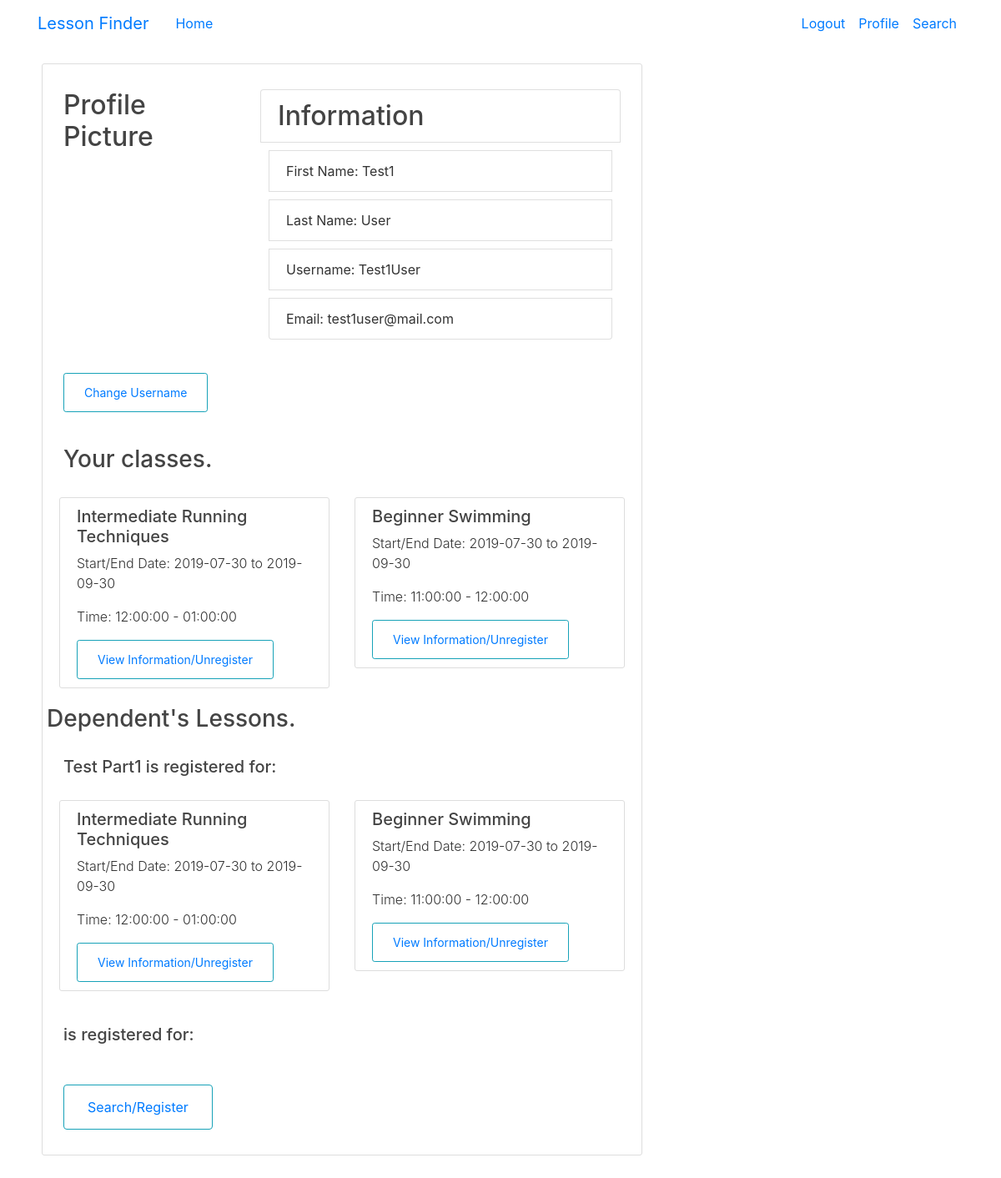
The app's page /profile (signed in) with its own data.
### lessonfinder/models.py (models this page shows, shortened)
class User(db.Model, UserMixin):
    id = db.Column(db.Integer, primary_key=True)
    active = db.Column(db.Boolean(), nullable=False)
    fName = db.Column(db.String(50), nullable=False)
    lName = db.Column(db.String(50), nullable=False)
    email = db.Column(db.String(50), unique=True, nullable=False)
    birthday = db.Column(db.Date, nullable=False)
    username = db.Column(db.String(30), unique=True, nullable=False)
    password = db.Column(db.String(60), nullable=False)
    lessons = db.relationship('Lesson', secondary=lessons, backref=db.backref('selfParticipant', lazy='dynamic'))
    dependents = db.relationship('Participant', backref=db.backref('guardian'))

class Lesson(db.Model):
    id = db.Column(db.Integer, primary_key=True)
    name = db.Column(db.String(100), nullable=False)
    startDate = db.Column(db.Date, nullable=False)
    endDate = db.Column(db.Date, nullable=False)
    startTime = db.Column(db.Time, nullable=False)
    endTime = db.Column(db.Time, nullable=False)
    contactEmail = db.Column(db.String(250), nullable=False)
    level = db.Column(db.Integer)
    location = db.Column(db.String(50), nullable=False)
    organizationId = db.Column(db.Integer(), db.ForeignKey('organization.id'), nullable=False)
    instructor = db.Column(db.String(50), nullable=False)
    desc = db.Column(db.String(200))
    cap = db.Column(db.Integer, nullable=False)
    day = db.Column(db.String, nullable=False)

class Participant(db.Model, UserMixin):
    id = db.Column(db.Integer, primary_key=True)
    fName = db.Column(db.String(50), nullable=False)
    lName = db.Column(db.String(50), nullable=False)
    contactNum = db.Column(db.String(12))
    contactEmail = db.Column(db.String(50), nullable=False)
    user = db.Column(db.Integer, db.ForeignKey('user.id'))
    lessons = db.relationship('Lesson', secondary=depLessons, backref=db.backref('participants', lazy='dynamic'))

### lessonfinder/routes.py (the view)
@app.route("/profile")
@login_required
def profile():
    if current_user.is_authenticated:
        lessons = current_user.lessons
        dependents = current_user.dependents
        depLessons = []
        for dependent in dependents:
            for lesson in dependent.lessons:
                depLessons.append(lesson)
        return render_template('profile.html', title="Profile",
                               lessons=lessons, dependents=dependents, depLessons=depLessons)

### lessonfinder/templates/profile.html (shortened to what this page needs)
{% extends "layout2.html" %}
{% block content %}
        <div class="content-section">
            <div class="row">
                <div class="col-md-4">
                    <h2>Profile Picture</h2>
                </div>
                <div class="col-md-8">
                    <h2 class="list-group-item">Information</h2>
                    <li class="list-group-item" name="fName">First Name: {{ current_user.fName }}</li>
                    <li class="list-group-item" name="lName">Last Name: {{ current_user.lName }}</li>
                    <li class="list-group-item" name="lName">Username: {{ current_user.username }}</li>
                    <li class="list-group-item" name="email">Email: {{ current_user.email }}</li>
                </div>
            </div>
            <div  class="row">
                <div class="col-md-4">
                    <button class="btn btn-outline-info btn-sm">
                        <a class="nav-item nav-link" href="{{ url_for('update_username') }}">
                            Change Username
                        </a>
                    </button>
                </div>
            </div>
            <div class="row">
                <div class="col-md-12">
                    <h3>Your classes.</h3>
                </div>
            </div>
            <div class="row">
                {% for lesson in lessons %}
                <div class="col-md-6">
                    <article class="media content-section">
                        <div class="media-body">
                            <h5 class="article-content">{{ lesson.name }}</h5>
                            <p class="font-weight-light">Start/End Date: {{ lesson.startDate }} to {{ lesson.endDate }}</p>
                            <p class="font-weight-light">Time: {{ lesson.startTime }} - {{ lesson.endTime }}</p>
                            <button class="btn btn-outline-info btn-sm">
                                <a class="nav-item nav-link" href="{{ url_for('lesson_info', lesson_id=lesson.id, user_id=current_user.id) }}">
                                    View Information/Unregister
                                </a>
                            </button>
                        </div>
                    </article>
                </div>
                {% endfor %}
            </div>
            <div class="row">
                <h3>Dependent's Lessons.</h3>
            </div>
            <div class="row">
                {% for dependent in dependents %}
                    <div class="col-md-12">
                        <h5>{{ dependent.fName }} {{ dependent.lName }} is registered for:</h5>
                    </div>
                    {% for lesson in dependent.lessons %}
                    <div class="col-md-6">
                        <article class="media content-section">
                            <div class="media-body">
                                <h5 class="article-content">{{ lesson.name }}</h5>
                                <p class="font-weight-light">Start/End Date: {{ lesson.startDate }} to {{ lesson.endDate }}</p>
                                <p class="font-weight-light">Time: {{ lesson.startTime }} - {{ lesson.endTime }}</p>
                                <button class="btn btn-outline-info btn-sm">
                                    <a class="nav-item nav-link" href="{{ url_for('dep_lesson_info', lesson_id=lesson.id, dep_id=dependent.id) }}">
                                        View Information/Unregister
                                    </a>
                                </button>
                            </div>
                        </article>
                    </div>
                    {% endfor %}
                {% endfor %}
            </div>
            <div class="row">
                <div class="col-md-4">
                    <button class="btn btn-outline-info">
                        <a class="nav-item nav-link" href="{{ url_for('search') }}">
                            Search/Register
                        </a>
                    </button>
                </div>
            </div>
        </div>
{% endblock content %}

### lessonfinder/templates/layout2.html (shortened to what this page needs)
<!DOCTYPE html>
<html>
<head>
    <link rel="stylesheet" href="https://maxcdn.bootstrapcdn.com/bootstrap/4.0.0/css/bootstrap.min.css">
    <link rel="stylesheet" type="text/css" href="{{ url_for('static', filename='sub_styles.css') }}">
</head>
<body>
    <header class="site-header">
      <nav class="navbar navbar-expand-md">
        <div class="container">
          <a class="navbar-brand mr-4" href="/">Lesson Finder</a>
          <div class="collapse navbar-collapse" id="navbarToggle">
            <div class="navbar-nav mr-auto">
              <a class="nav-item nav-link" href="{{ url_for('about') }}">Home</a>
            </div>
            <div class="navbar-nav">
              {% if current_user.is_authenticated %}
                <a class="nav-item nav-link" href="{{ url_for('user.logout') }}">Logout</a>
                <a class="nav-item nav-link" href="{{ url_for('profile') }}">Profile</a>
              {% else  %}
                <a class="nav-item nav-link" href="{{ url_for('user.login') }}">Login</a>
                <a class="nav-item nav-link" href="{{ url_for('signup') }}">Sign Up</a>
              {% endif %}
              <a class="nav-item nav-link" href="{{ url_for('search') }}">Search</a>
            </div>
          </div>
        </div>
      </nav>
    </header>
	<main role='main' class='container'>
		<div class="row">
            <div class="col-md-8">
                {% block content %}{% endblock %}
            </div>
		</div>
	</main>
</body>
</html>

### lessonfinder/static/sub_styles.css (style rules this page uses)
html, body { color: #333333; height: 100%; }
.row { height: 100%; }
.col-md-8, .col-md-4, .col-md-12 { padding: 20px; }
li { margin: 10px; padding: 5px; }
h1, h2, h3, h4, h5, h6 { color: #444444; }
.content-section { background: #ffffff; padding: 10px 20px; border: 1px solid #dddddd; border-radius: 3px; margin-bottom: 20px; }
.article-content { white-space: pre-line; }

### records on screen
User: fName "Test1", lName "User", username "Test1User", email "test1user@mail.com"
Lesson: name "Intermediate Running Techniques", startDate "2019-07-30", endDate "2019-09-30", startTime "12:00:00", endTime "01:00:00"
Lesson: name "Beginner Swimming", startDate "2019-07-30", endDate "2019-09-30", startTime "11:00:00", endTime "12:00:00"
Participant: fName "Test", lName "Part1"
